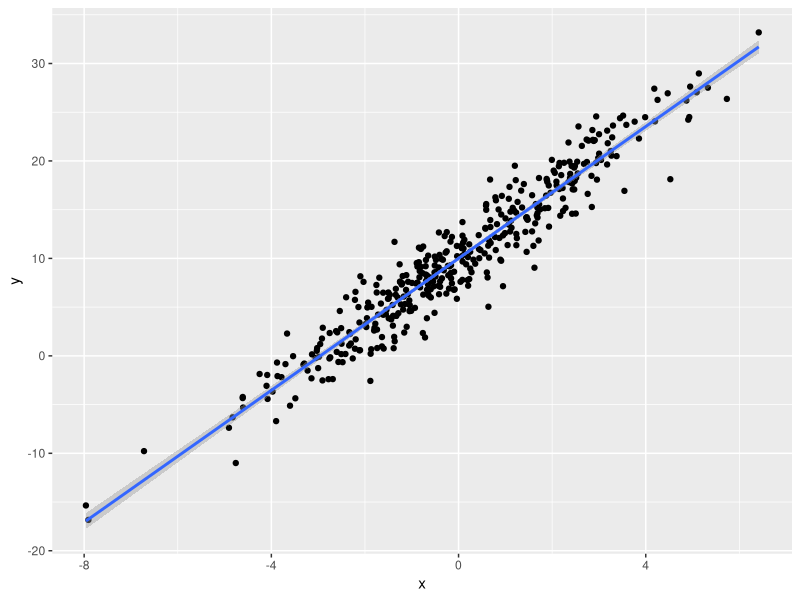
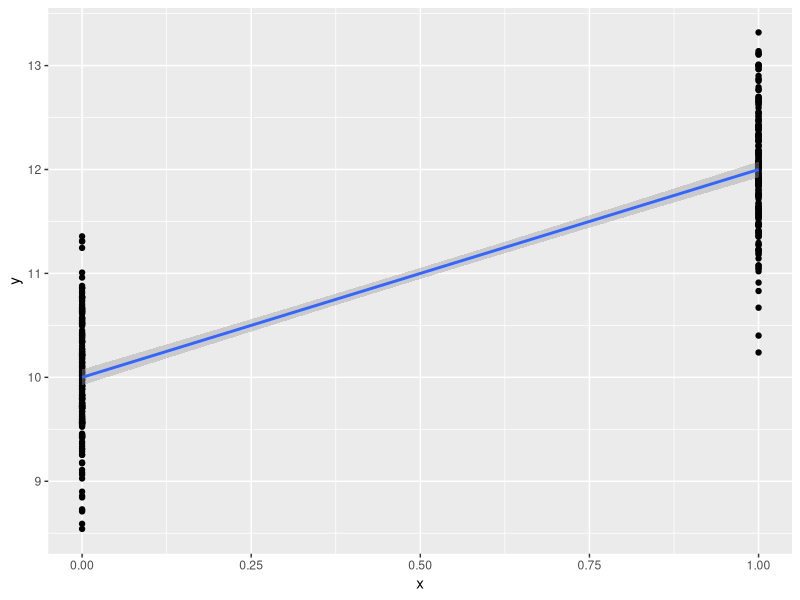
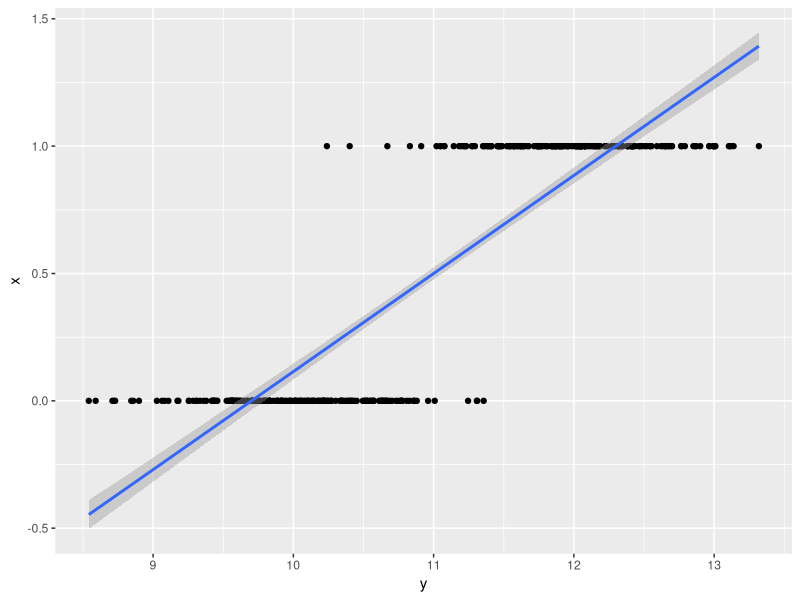
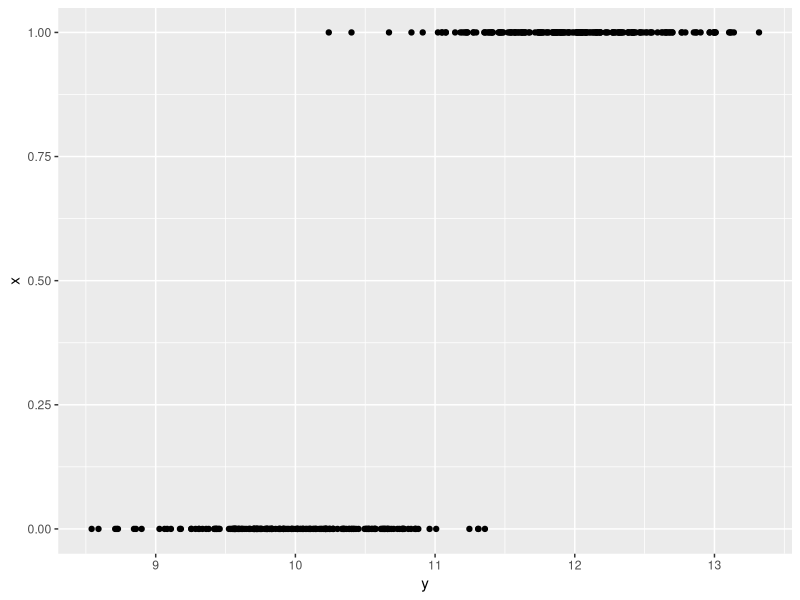
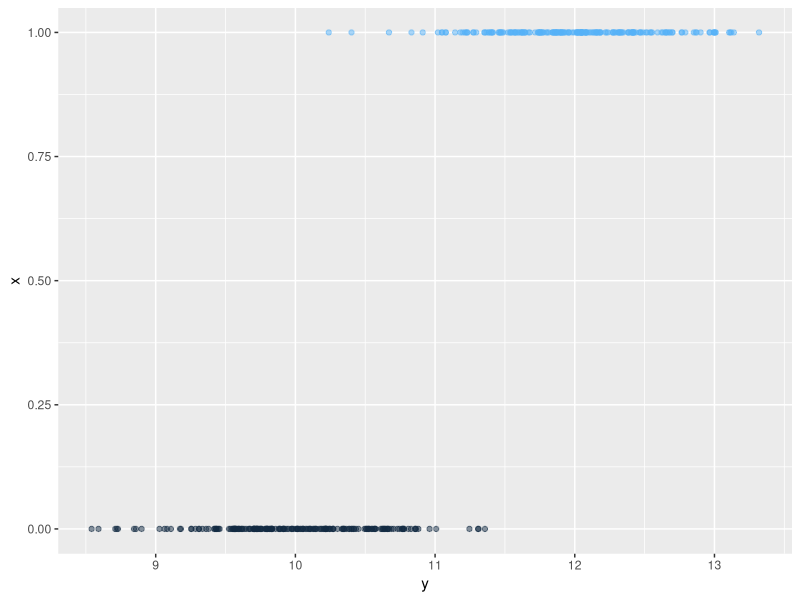
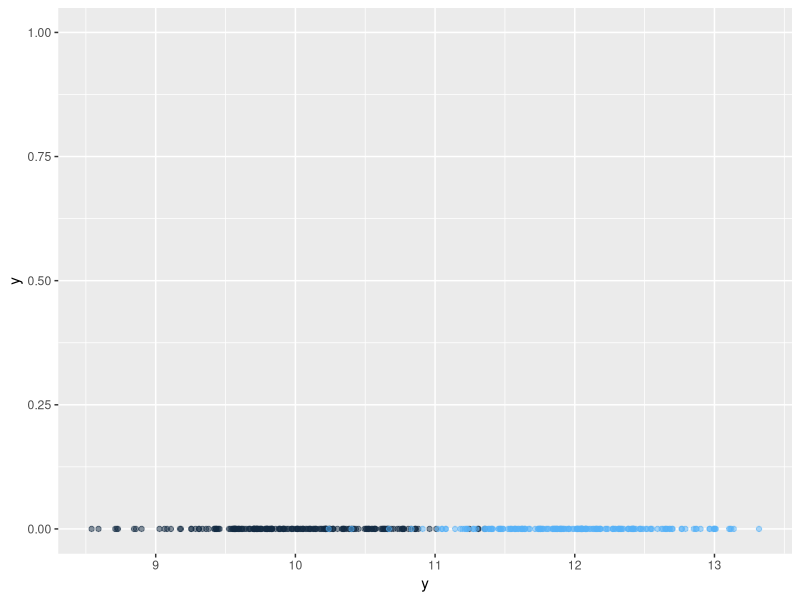
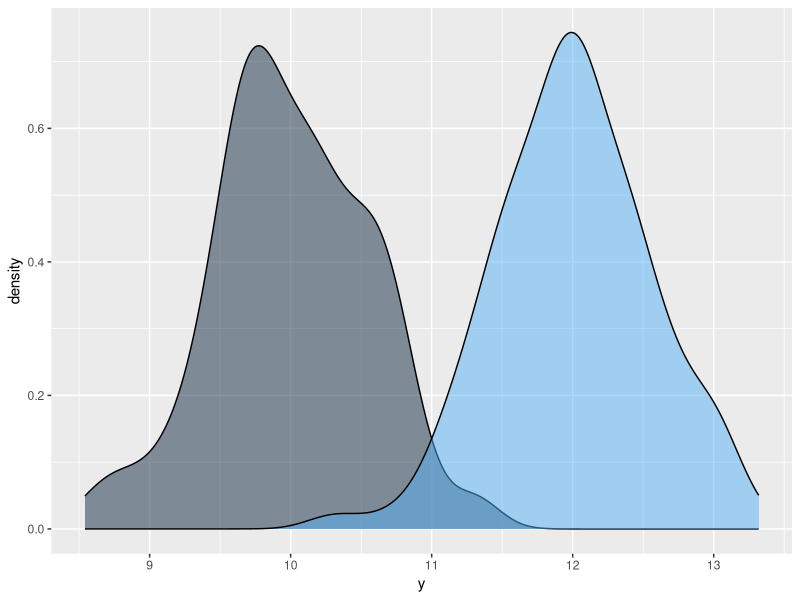

R code for these plots, in order:
## ---- chunk 1
library(tidyverse)
library(stats) # For linear models
library(MASS) # For random data generation with exact means 
library(knitr) # for nice tables

rm(list = ls())
## ---- chunk 2

# Parameters 
sample_size <- 400
intercept <- 10
slope <- 3.4
sd <- 5
mean <- 0

x <- mvrnorm(n = sample_size, mu = 0, Sigma = sd, empirical = TRUE) 
y <- intercept + slope*x + mvrnorm(n = sample_size, mu = 0, Sigma = sd, empirical = TRUE) 
df <- tibble(x = x, y = y)

lm <- summary(lm(formula = y ~ x, data = df))

## ---- chunk 3

ggplot(data = df, mapping = aes(x = x, y = y)) + 
  geom_point() + 
  stat_smooth(method = "lm")
## ---- chunk 4
# Parameters
group_size <- 200 
mean_g1 <- 10
mean_g2 <- 12
sd_g1 <- 0.3
sd_g2 <- 0.3
group_1 <- mvrnorm(n = group_size, mu = mean_g1, Sigma = sd_g1, empirical = TRUE)
group_2 <- mvrnorm(n = group_size, mu = mean_g2, Sigma = sd_g2, empirical = TRUE)
data <- c(group_1, group_2)

# Data frame
df <- tibble(x = rep(c(0, 1), each = group_size),
             y = data)

# Linear model and t.test function 
t.test(formula = y ~ x, data = df)
t_test <- summary(lm(formula = y ~ x, data = df))

# Output
t_test

knitr::kable(coefficients(t_test), digits=3)

## ---- chunk 5

# Step 1 - standard graph
ggplot(data = df, mapping = aes(x = x, y = y)) + 
  geom_point() + 
  stat_smooth(method = "lm")

# Step 2 - change axes 
ggplot(data = df, mapping = aes(x = y, y = x)) + 
  geom_point() + 
  stat_smooth(method = "lm")

# Step 3 - remove regression line 
ggplot(data = df, mapping = aes(x = y, y = x)) + 
  geom_point() 

# Step 4 - change colours 
ggplot(data = df, mapping = aes(x = y, y = x, color = x)) + 
  geom_point(alpha = 0.5) + 
  theme(legend.position = "none")

# Step 5 - move dots from second graph to the x axis 
ggplot(data = df, mapping = aes(x = y, y = 0, color = x)) + 
  geom_point(alpha = 0.5) + 
  ylim(0, 1)+ 
  theme(legend.position = "none")

# Step 6 - turn into density plots for easier viewing (how t-tests are usually displayed)
ggplot(data = df, aes(x = y, group = x, fill = x)) + 
  geom_density(alpha = 0.5) + 
  theme(legend.position = "none")

